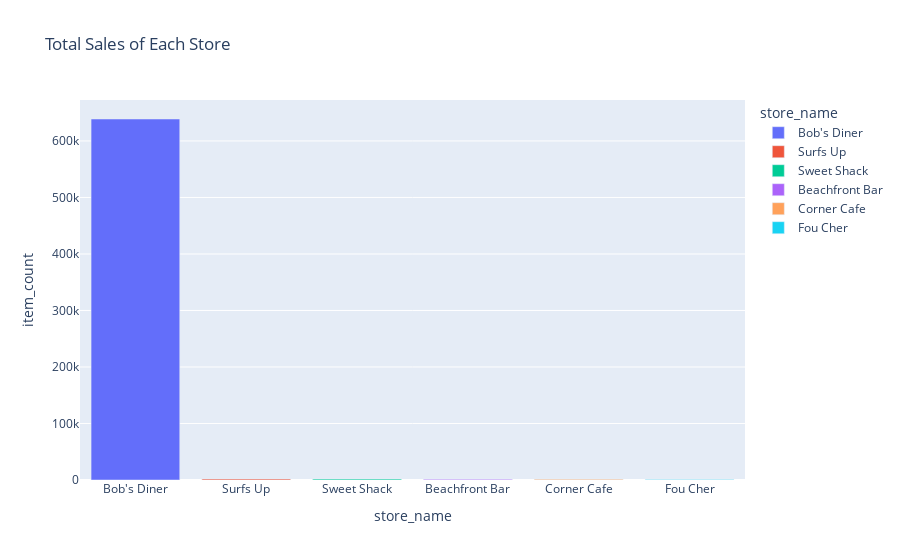

Source (notebook cell):
### Code cell
#gorup by store
df_plot = df[['store_id','store_name','item_count']].groupby(['store_id','store_name']).sum().reset_index().sort_values(by='item_count',ascending=False)
fig = px.bar(df_plot, x='store_name', y='item_count', color="store_name",title='Total Sales of Each Store')
fig.show()

### Figure 1 — Plotly figure (JSON) as saved in the notebook; plotly's stock layout.template omitted (floating-point values rounded to 4 significant figures)
{"data": [{"alignmentgroup": "True", "hovertemplate": "store_name=%{x}<br>item_count=%{y}<extra></extra>", "legendgroup": "Bob's Diner", "marker": {"color": "#636efa", "pattern": {"shape": ""}}, "name": "Bob's Diner", "offsetgroup": "Bob's Diner", "orientation": "v", "showlegend": true, "textposition": "auto", "type": "bar", "x": ["Bob's Diner"], "xaxis": "x", "y": [638855], "yaxis": "y"}, {"alignmentgroup": "True", "hovertemplate": "store_name=%{x}<br>item_count=%{y}<extra></extra>", "legendgroup": "Surfs Up", "marker": {"color": "#EF553B", "pattern": {"shape": ""}}, "name": "Surfs Up", "offsetgroup": "Surfs Up", "orientation": "v", "showlegend": true, "textposition": "auto", "type": "bar", "x": ["Surfs Up"], "xaxis": "x", "y": [1663], "yaxis": "y"}, {"alignmentgroup": "True", "hovertemplate": "store_name=%{x}<br>item_count=%{y}<extra></extra>", "legendgroup": "Sweet Shack", "marker": {"color": "#00cc96", "pattern": {"shape": ""}}, "name": "Sweet Shack", "offsetgroup": "Sweet Shack", "orientation": "v", "showlegend": true, "textposition": "auto", "type": "bar", "x": ["Sweet Shack"], "xaxis": "x", "y": [1583], "yaxis": "y"}, {"alignmentgroup": "True", "hovertemplate": "store_name=%{x}<br>item_count=%{y}<extra></extra>", "legendgroup": "Beachfront Bar", "marker": {"color": "#ab63fa", "pattern": {"shape": ""}}, "name": "Beachfront Bar", "offsetgroup": "Beachfront Bar", "orientation": "v", "showlegend": true, "textposition": "auto", "type": "bar", "x": ["Beachfront Bar"], "xaxis": "x", "y": [1199], "yaxis": "y"}, {"alignmentgroup": "True", "hovertemplate": "store_name=%{x}<br>item_count=%{y}<extra></extra>", "legendgroup": "Corner Cafe", "marker": {"color": "#FFA15A", "pattern": {"shape": ""}}, "name": "Corner Cafe", "offsetgroup": "Corner Cafe", "orientation": "v", "showlegend": true, "textposition": "auto", "type": "bar", "x": ["Corner Cafe"], "xaxis": "x", "y": [1172], "yaxis": "y"}, {"alignmentgroup": "True", "hovertemplate": "store_name=%{x}<br>item_count=%{y}<extra></extra>", "legendgroup": "Fou Cher", "marker": {"color": "#19d3f3", "pattern": {"shape": ""}}, "name": "Fou Cher", "offsetgroup": "Fou Cher", "orientation": "v", "showlegend": true, "textposition": "auto", "type": "bar", "x": ["Fou Cher"], "xaxis": "x", "y": [1021], "yaxis": "y"}], "layout": {"barmode": "relative", "legend": {"title": {"text": "store_name"}, "tracegroupgap": 0}, "title": {"text": "Total Sales of Each Store"}, "xaxis": {"anchor": "y", "categoryarray": ["Bob's Diner", "Surfs Up", "Sweet Shack", "Beachfront Bar", "Corner Cafe", "Fou Cher"], "categoryorder": "array", "domain": [0, 1], "title": {"text": "store_name"}}, "yaxis": {"anchor": "x", "domain": [0, 1], "title": {"text": "item_count"}}}}
